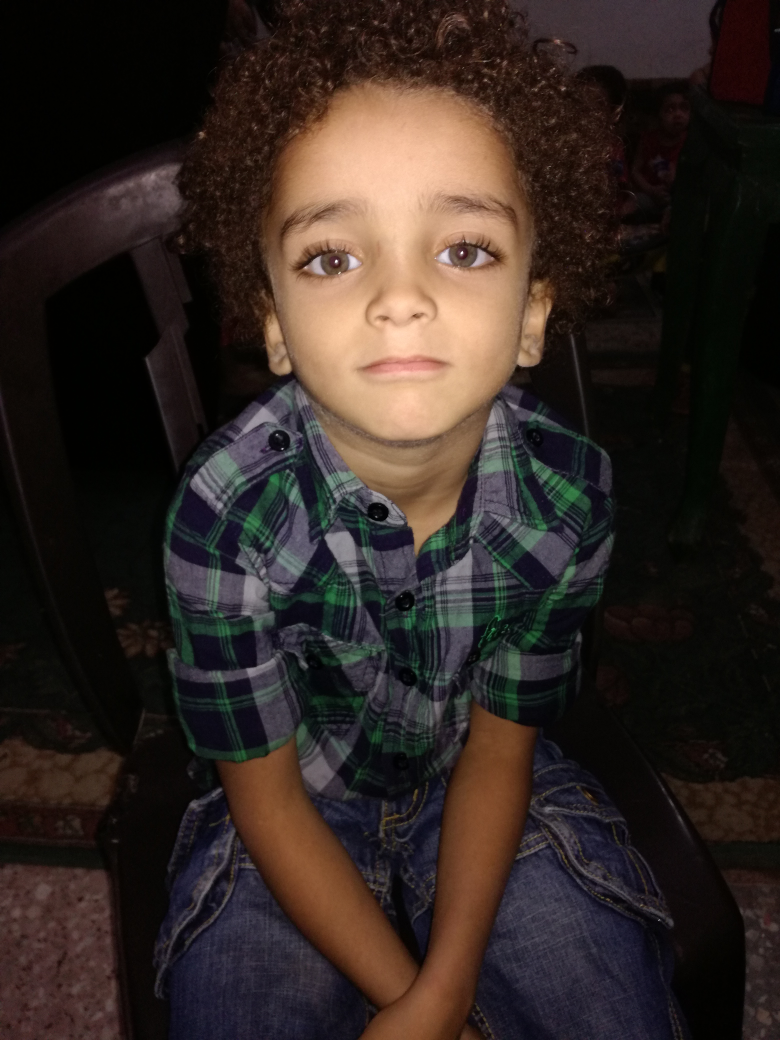
#> input picture assets/test/0/22.jpg, 3120 x 4160 px, found by its file name (shown at 1/4 size)
$ jupyter execute face_detection.ipynb
#> lines starting #> are read from the running program, lines starting #| are printed output that depends on the picture
[cell 1]
import numpy as np
import cv2 as cv
from skimage.feature import canny

from sklearn.utils import shuffle
from sklearn.model_selection import train_test_split
from sklearn.preprocessing import StandardScaler
from sklearn.model_selection import train_test_split, cross_val_score, GridSearchCV
from sklearn.svm import SVC
from sklearn.metrics import confusion_matrix

import joblib

# Code Awal

[cell 2]
import cv2 as cv
from matplotlib import pyplot as plt

# Load Haar Cascade
cascade_wajah = cv.CascadeClassifier('input_output/haarcascade_frontalface_default.xml')

# Membaca gambar
image = cv.imread('assets/test/1/22.jpg')
#> image is the input picture: shape (4160, 3120, 3); mean B, G, R 35, 39.6, 50.4

# Mengubah gambar menjadi grayscale
gray = cv.cvtColor(image, cv.COLOR_BGR2GRAY)
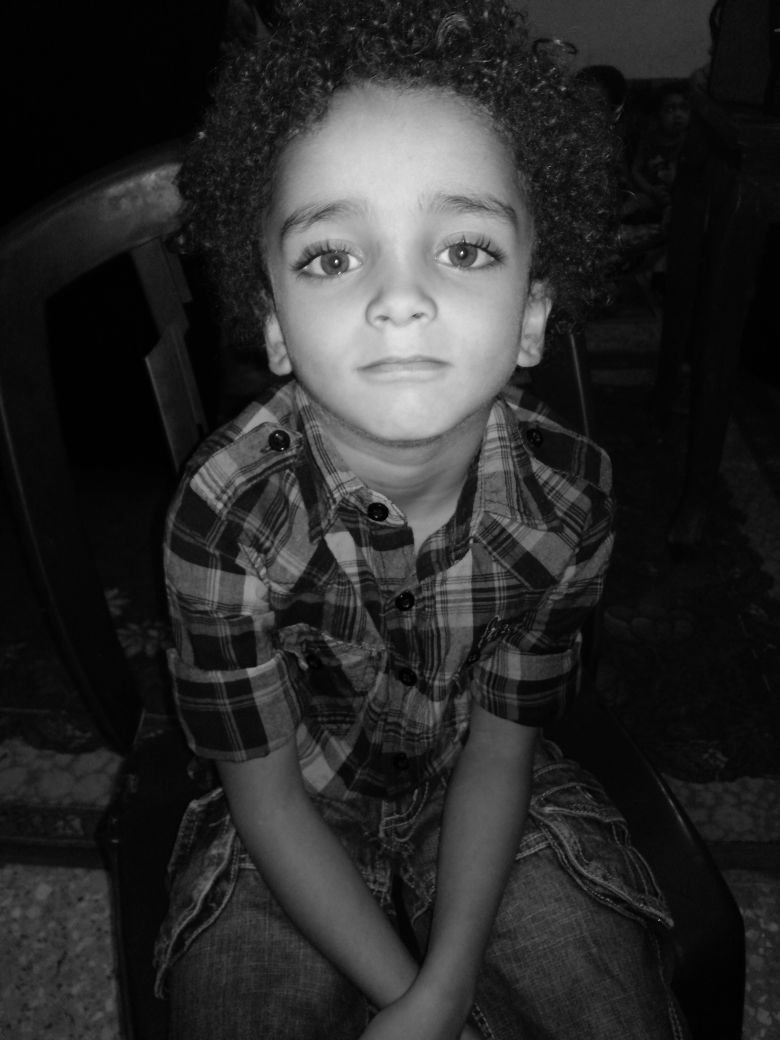
#> gray: shape (4160, 3120) (shown at 1/4 size); min 0, max 254, mean 42.3

# Deteksi wajah
faces = cascade_wajah.detectMultiScale(gray, scaleFactor=1.1, minNeighbors=5, minSize=(30, 30))
#> faces = [[1451, 2672, 58, 58], [2248, 3340, 77, 77], [1518, 2888, 98, 98], [1935, 3623, 287, 287], [939, 525, 1328, 1328]]

# Wajah tidak terdeteksi
if len(faces) == 0:
    print("Wajah tidak terdeteksi!")
else:
    print(f"{len(faces)} wajah terdeteksi!")
#| 5 wajah terdeteksi!

    # Menampilkan semua wajah yang terdeteksi
    for i, (x, y, w, h) in enumerate(faces):
        # Memotong gambar sesuai area deteksi wajah
        face_crop = image[y:y+h, x:x+w]
        face_crop = cv.cvtColor(face_crop, cv.COLOR_BGR2RGB)

        # Menampilkan wajah menggunakan plt
        plt.figure()
        plt.title(f"Wajah {i+1}")
        plt.imshow(face_crop)
        plt.axis('off')
#> this loop made 5 passes
#> pass 2, `face_crop = image[y:y+h, x:x+w]`:
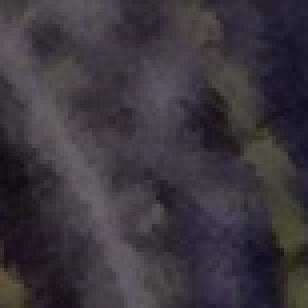
#> face_crop: shape (77, 77, 3) (shown 4 times larger); mean B, G, R 62.4, 53.9, 61.3

    plt.show()
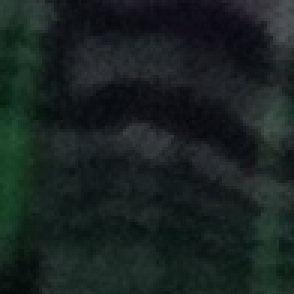
#> shown: shape (98, 98, 3) (shown 3 times larger); mean R, G, B 25, 34.8, 33.7
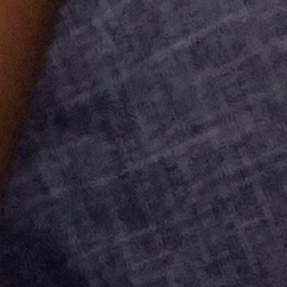
#> shown: shape (287, 287, 3); mean R, G, B 50.6, 45.4, 58
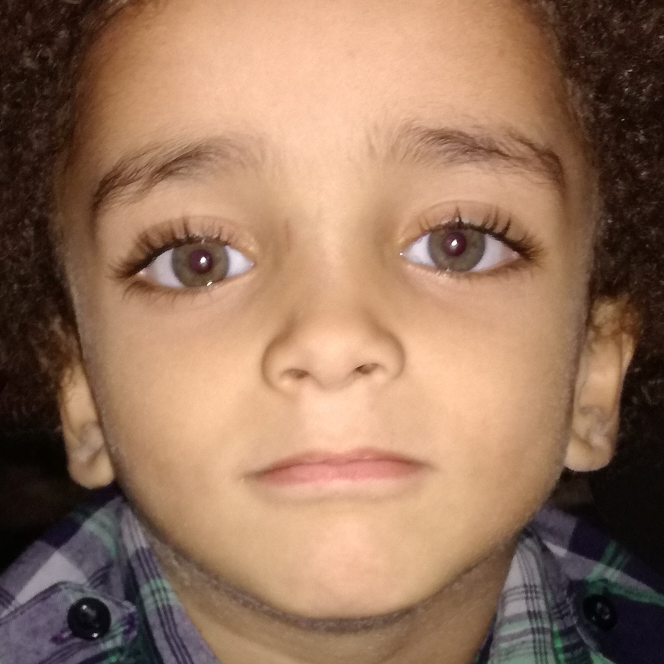
#> shown: shape (1328, 1328, 3) (shown at 1/2 size); mean R, G, B 151.1, 116.5, 93.4

problem disini, jadi wajah crop yang ditampilin yang terakhir

# Ambil wajah dengan frame terbesar

[cell 3]
import cv2 as cv
from matplotlib import pyplot as plt

# Load Haar Cascade
cascade_wajah = cv.CascadeClassifier('input_output/haarcascade_frontalface_default.xml')

# Membaca gambar
image = cv.imread('assets/test/1/22.jpg')

# Mengubah gambar menjadi grayscale
gray = cv.cvtColor(image, cv.COLOR_BGR2GRAY)

# Deteksi wajah
faces = cascade_wajah.detectMultiScale(gray, scaleFactor=1.1, minNeighbors=5, minSize=(30, 30))

# Wajah tidak terdeteksi
if len(faces) == 0:
    print("Wajah tidak terdeteksi!")
else:
    print(f"{len(faces)} wajah terdeteksi!")
#| 5 wajah terdeteksi!

    # Cari wajah dengan frame terbesar
    largest_face = max(faces, key=lambda rect: rect[2] * rect[3])  # Pilih berdasarkan area (w * h)
#> largest_face = [939, 525, 1328, 1328]
    x, y, w, h = largest_face
#> x = 939; y = 525; w = 1328; h = 1328

    # Memotong gambar sesuai area deteksi wajah terbesar
    face_crop = image[y:y+h, x:x+w]
#> face_crop: shape (1328, 1328, 3)
    face_crop = cv.cvtColor(face_crop, cv.COLOR_BGR2RGB)

    # Menampilkan wajah dengan frame terbesar
    plt.figure()
    plt.title("Wajah Terbesar")
    plt.imshow(face_crop)
    plt.axis('off')
    plt.show()

# perkecil area

[cell 4]
from cv2 import resize


face_crop = resize(face_crop, (200, 200))
#> face_crop: shape (200, 200, 3)

# Mengurangi area gambar sebesar 10% (90% dari ukuran asli)
height, width = face_crop.shape[:2]
#> height = 200; width = 200
new_height = int(height * 0.70)
#> new_height = 140
new_width = int(width * 0.70)
#> new_width = 140

# Menghitung margin untuk cropping agar tetap di tengah
top_margin = (height - new_height) // 2
#> top_margin = 30
left_margin = (width - new_width) // 2
#> left_margin = 30

# Memotong area gambar
face_crop = face_crop[top_margin:top_margin + new_height, left_margin:left_margin + new_width]
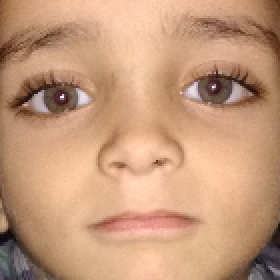
#> face_crop: shape (140, 140, 3) (shown 2 times larger); mean R, G, B 198, 153.8, 122.4

# Menampilkan wajah dengan frame terbesar
plt.figure()
plt.imshow(face_crop)
plt.axis('off')
plt.show()

# Gambar lain

[cell 5]
import cv2 as cv
from matplotlib import pyplot as plt

# Membaca gambar
image = cv.imread('assets/test/3/26.jpg')
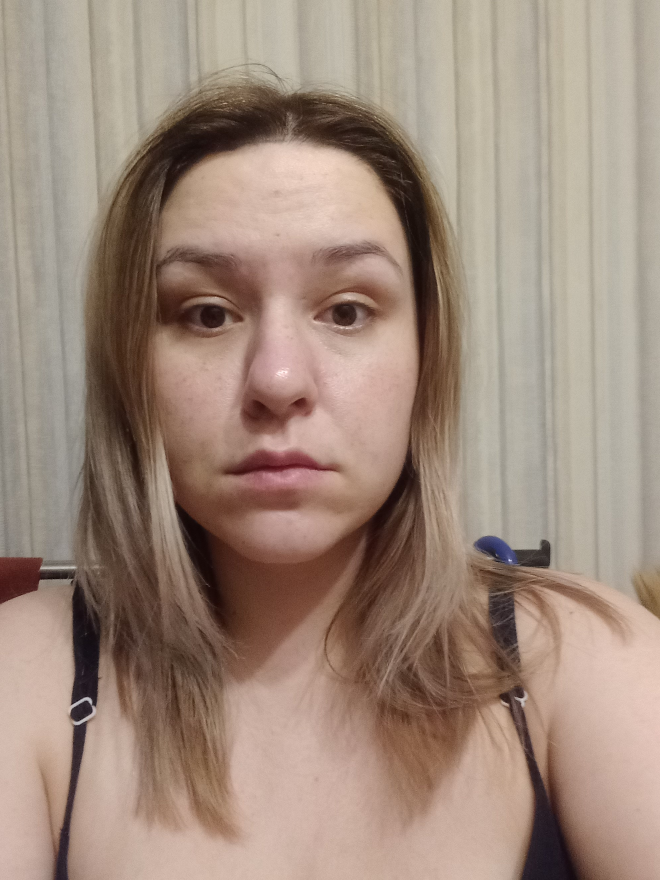
#> input picture assets/test/3/26.jpg, 1980 x 2640 px (shown at 1/3 size)
#> image is the input picture: shape (2640, 1980, 3); mean B, G, R 124.4, 138.5, 159.6

# Mengubah gambar menjadi grayscale
gray = cv.cvtColor(image, cv.COLOR_BGR2GRAY)
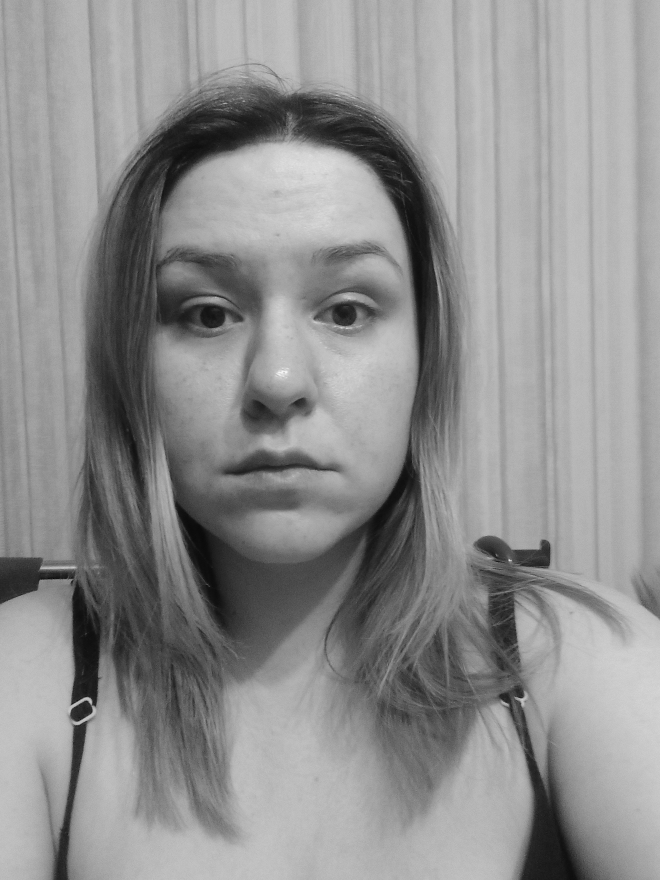
#> gray: shape (2640, 1980) (shown at 1/3 size); min 2, max 248, mean 143.2

# Deteksi wajah
faces = cascade_wajah.detectMultiScale(gray, scaleFactor=1.1, minNeighbors=5, minSize=(30, 30))
#> faces = [[259, 461, 1164, 1164]]

# Wajah tidak terdeteksi
if len(faces) == 0:
    print("Wajah tidak terdeteksi!")
else:
    # Cari wajah dengan frame terbesar
    largest_face = max(faces, key=lambda rect: rect[2] * rect[3])  # Pilih berdasarkan area (w * h)
#> largest_face = [259, 461, 1164, 1164]
    x, y, w, h = largest_face
#> x = 259; y = 461; w = 1164; h = 1164

    # Memotong gambar sesuai area deteksi wajah terbesar
    face_crop = image[y:y+h, x:x+w]
#> face_crop: shape (1164, 1164, 3)
    face_crop = cv.cvtColor(face_crop, cv.COLOR_BGR2RGB)

    # Menampilkan wajah dengan frame terbesar
    plt.figure()
    plt.title("Wajah Terbesar")
    plt.imshow(face_crop)
    plt.axis('off')
    plt.show()

[cell 6]
from cv2 import resize


face_crop = resize(face_crop, (200, 200))
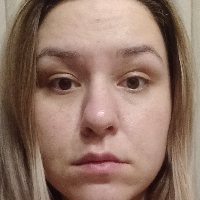
#> face_crop: shape (200, 200, 3); mean R, G, B 146.5, 117.7, 103.3

# Mengurangi area gambar sebesar 10% (90% dari ukuran asli)
height, width = face_crop.shape[:2]
new_height = int(height * 0.70)
new_width = int(width * 0.70)

# Menghitung margin untuk cropping agar tetap di tengah
top_margin = (height - new_height) // 2
left_margin = (width - new_width) // 2

# Memotong area gambar
face_crop = face_crop[top_margin:top_margin + new_height, left_margin:left_margin + new_width]
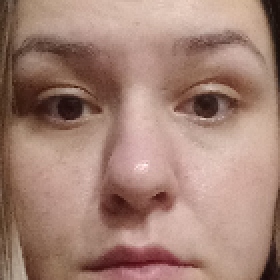
#> face_crop: shape (140, 140, 3) (shown 2 times larger); mean R, G, B 163.8, 129.8, 117

# Menampilkan wajah dengan frame terbesar
plt.figure()
plt.imshow(face_crop)
plt.axis('off')
plt.show()
